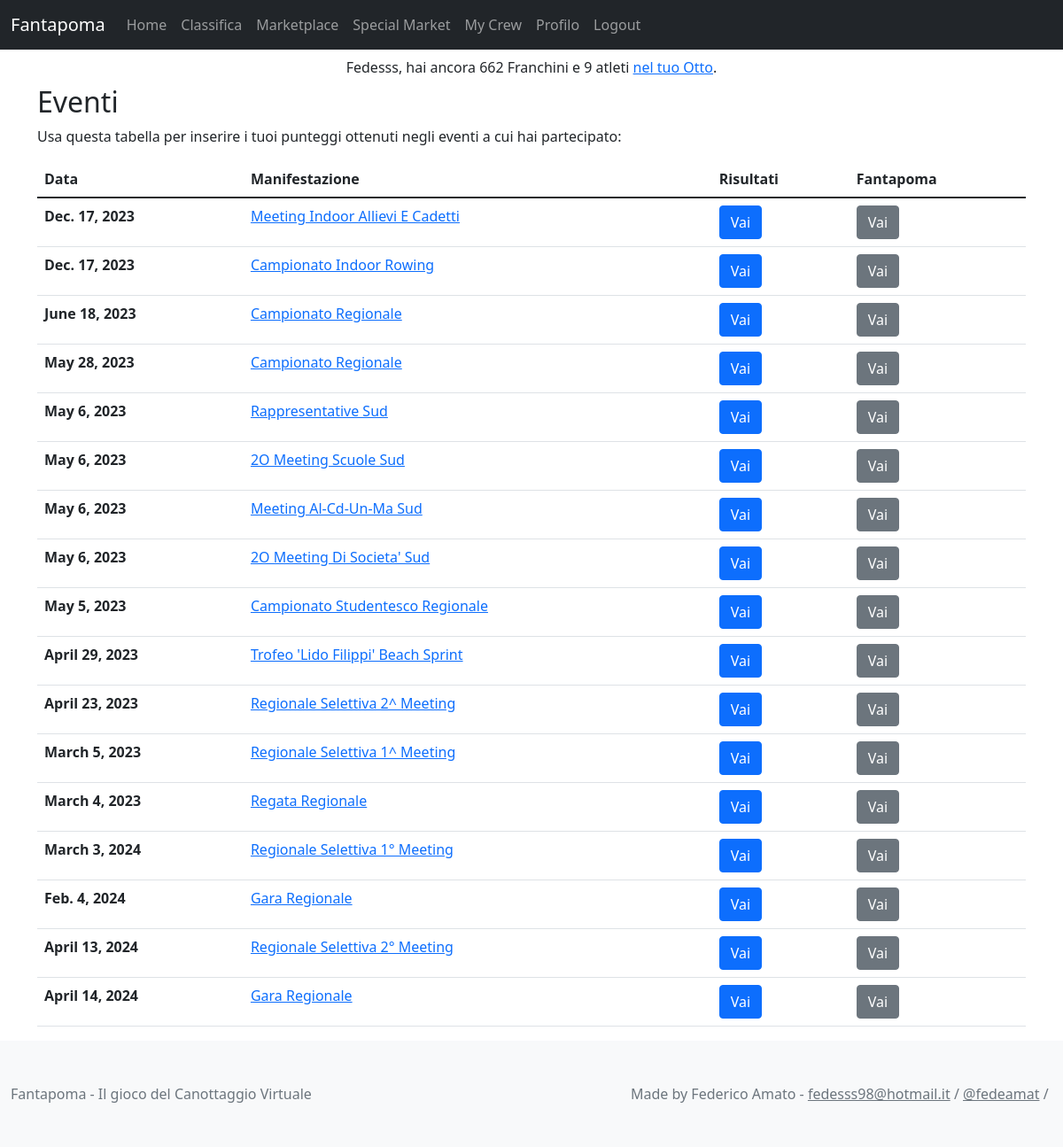
/events/ (signed in), run on the app's committed database.
### fantapoma/models.py (models this page shows, shortened)
class Player(models.Model):
    user = models.OneToOneField(User, on_delete=models.CASCADE, primary_key=True)
    first_name = models.TextField('nome', max_length=100, blank=True, null=True)
    last_name = models.TextField('cognome', max_length=100, blank=True, null=True)
    franchs = models.IntegerField(blank=True, default=400)
    team_name = models.CharField(max_length=200, default='8+')
    cox = models.ForeignKey(FantaAthlete, blank=True, null=True, on_delete=models.SET_NULL, related_name='cox')

### events/models.py (models this page shows, shortened)
class Event(models.Model):
    url = models.CharField(max_length=200, unique=True, default=uuid.uuid4)
    date = models.DateField()
    location = models.CharField(max_length=80)
    name = models.CharField(max_length=80)
    EVENT_TYPES = [
        ('REG', 'Regionale'),
        ('NAT', 'Nazionale'),
    ]
    type = models.CharField(max_length=80, choices=EVENT_TYPES, default='REG')

### events/views.py (the view)
# urls.py: path('', EventListView.as_view(), name='list-events'),
class EventListView(ListView):
    model = Event
    template_name = 'events/event_list.html'
    context_object_name = 'events'

### events/templates/events/event_list.html (shortened to what this page needs)
{% extends 'base.html' %}
{% block content %}
<div class="container">
    <h2>Eventi</h2>
    <p>Usa questa tabella per inserire i tuoi punteggi ottenuti negli eventi a cui hai partecipato:</p>
    <table class="table table-hover">
        <thead>
            <tr>
                <th scope="col">Data</th>
                <th scope="col">Manifestazione</th>
                <th scope="col">Risultati</th>
                <th scope="col">Fantapoma</th>
            </tr>
        </thead>
        <tbody>
        {% for event in events %}
          <tr style="transform: rotate(0);">
            <th scope="row">{{ event.date }}</th>
            <td><a href="{% url 'events:event_detail' event.pk %}">{{ event.name }}</a></td>
            <td><a href="{% url 'events:event_detail' event.pk %}" class="btn btn-primary">Vai</a></td>
            <td><a href="{% url 'fantapoma:statistics' %}" class="btn btn-secondary">Vai</a></td>
          </tr>
        {% endfor %}
        </tbody>
      </table>
</div>
{% endblock content %}

### fantapoma/templates/fantapoma/navbar.html (shortened to what this page needs)
{% block navbar %}
<nav class="navbar navbar-expand-lg navbar-dark bg-dark">
  <div class="container-fluid">
    <a class="navbar-brand" href="{% url 'fantapoma:index' %}">Fantapoma</a>
    <div class="collapse navbar-collapse" id="navbarNav">
      <ul class="navbar-nav">
        <li class="nav-item">
          <a class="nav-link" aria-current="page" href="{% url 'fantapoma:index' %}">Home</a>
        </li>
        <li class="nav-item">
          <a class="nav-link" href="{% url 'fantapoma:leaderboard' %}">Classifica</a>
        </li>
        {% if request.user.is_authenticated %}
        <li class="nav-item">
          <a class="nav-link" href="{% url 'fantapoma:marketplace' %}">Marketplace</a>
        </li>
        <li class="nav-item">
          <a class="nav-link" href="{% url 'fantapoma:special-market' %}">Special Market</a>
        </li>
        <li class="nav-item">
          <a class="nav-link" href="{% url 'fantapoma:mycrew' %}">My Crew</a>
        </li>
        <li class="nav-item">
          <a class="nav-link" href="{% url 'fantaplayers:profile' request.user.id %}">Profilo</a>
        </li>
        <li class="nav-item">
          <a class="nav-link" href="{% url 'fantaplayers:logout' %}">Logout</a>
        </li>
        {% endif %}
      </ul>
    </div>
  </div>
</nav>
{% if request.user.is_authenticated %}
<nav class="nav justify-content-center">
  <span class="navbar-text">
    {{ request.user|title }}, hai ancora {{ request.user.player.franchs }} Franchini e
    {{ request.user.athletes_set.count }} atleti <a href={% url 'fantapoma:mycrew' %}>nel tuo Otto</a>.
  </span>
</nav>
{% endif %}
{% endblock %}

### data on the page
Event: date "Dec. 17, 2023", name "Meeting Indoor Allievi E Cadetti"
Event: date "Dec. 17, 2023", name "Campionato Indoor Rowing"
Event: date "June 18, 2023", name "Campionato Regionale"
Event: date "May 28, 2023", name "Campionato Regionale"
Event: date "May 6, 2023", name "Rappresentative Sud"
Event: date "May 6, 2023", name "2O Meeting Scuole Sud"
Event: date "May 6, 2023", name "Meeting Al-Cd-Un-Ma Sud"
Event: date "May 6, 2023", name "2O Meeting Di Societa' Sud"
Event: date "May 5, 2023", name "Campionato Studentesco Regionale"
Event: date "April 29, 2023", name "Trofeo 'Lido Filippi' Beach Sprint"
Event: date "April 23, 2023", name "Regionale Selettiva 2^ Meeting"
Event: date "March 5, 2023", name "Regionale Selettiva 1^ Meeting"
Event: date "March 4, 2023", name "Regata Regionale"
Event: date "March 3, 2024", name "Regionale Selettiva 1° Meeting"
Event: date "Feb. 4, 2024", name "Gara Regionale"
Event: date "April 13, 2024", name "Regionale Selettiva 2° Meeting"
Event: date "April 14, 2024", name "Gara Regionale"

### other printed values
{{ request.user|title }} "Fedesss"
{{ request.user.player.franchs }} "662"
{{ request.user.athletes_set.count }} "9"
